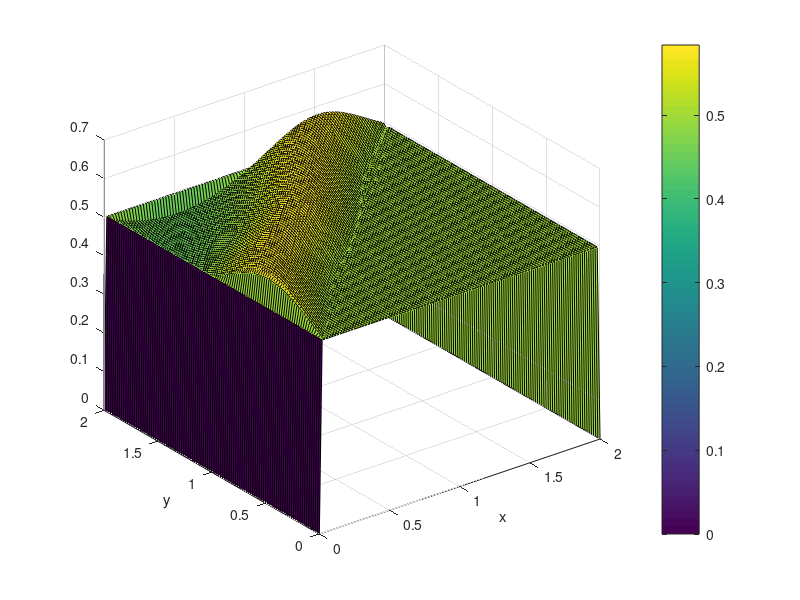

Reproduce this figure in MATLAB.
clear;
%%%%%%%%%%%%%%%%%%%%%%%%%%%%%%%%%%%%%%%%%%%%%%%%%%%%%%%%%%%%%%%%%%%%%%%%%%%
pi = 4*atan(1); wide = 2; high = 2;
dx = 0.02; dy = 0.02; dt = 0.005;
t_max=0.5;

M = round(t_max/dt + 1);     %# of nodes in time
Nx = round(wide/dx + 1);     %# of nodes in distance (x-axis)
Ny = round(high/dy + 1);     %# of nodes in distance (y-axis)

t = zeros(M,1);
x = zeros(Nx,1); 
y = zeros(Ny,1); 

for i=1:M                %time node values
    t(i) = 0 + (i-1)*dt;
end   

for i=1:Nx  
    for j=1:Ny  
    x(i) = 0 + (i-1)*dx;
    y(j) = 0 + (j-1)*dy;
    u(i,j) = cos(pi*x(i)).*sin(pi*y(j));
    v(i,j) = -sin(pi*x(i)).*cos(pi*y(j));
    end
end 
%%%%%%%%%%%%%%%%%%%%%%%%%%%%%%%%%%%%%%%%%%%%%%%%%%%%%%%%%%%%%%%%%%%%%%%%%%%
c = 0.5*ones(Nx,Ny);   %Initial conditions
c(:,1) = 0;        %Boundary conditions
c(:,Ny) = 0;        %Boundary conditions
c_initial = c;       %Initial concentration
%%%%%%%%%%%%%%%%%%%%%%%%%%%%%%%%%%%%%%%%%%%%%%%%%%%%%%%%%%%%%%%%%%%%%%%%%%% 
                        %//FTCS Equation loop//%
for j=2:Ny-2
   for i=2:Nx-2                
      c(i+1,j+1) = c(i,j) - ((u(i,j)*dt)/(2*dx))*(c(i+1,j)-...
          c(i-1,j)) - ((v(i,j)*dt)/(2*dy))*(c(i,j+1)-c(i,j-1));                
   end
end
T=c;      
surf(x,y,T)
colorbar;
xlabel('x')
ylabel('y')
%}
%%%%%%%%%%%%%%%%%%%%%%%%%%%%%%%%%%%%%%%%%%%%%%%%%%%%%%%%%%%%%%%%%%%%%%%%%%% 